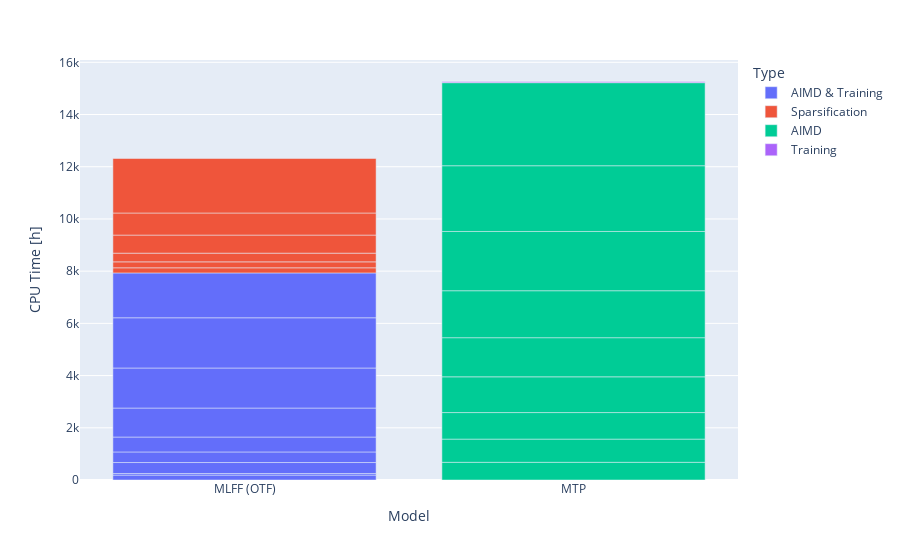

The notebook cell saved with this chart:
### Code cell
import plotly.express as px

fig = px.bar(data, x='Model', y='CPU Time [h]', color='Type')
fig.show()

### Figure 1 — Plotly figure (JSON) as saved in the notebook; plotly's stock layout.template omitted (floating-point values rounded to 4 significant figures)
{"data": [{"alignmentgroup": "True", "hovertemplate": "Type=AIMD & Training<br>Model=%{x}<br>CPU Time [h]=%{y}<extra></extra>", "legendgroup": "AIMD & Training", "marker": {"color": "#636efa", "pattern": {"shape": ""}}, "name": "AIMD & Training", "offsetgroup": "AIMD & Training", "orientation": "v", "showlegend": true, "textposition": "auto", "type": "bar", "x": ["MLFF (OTF)", "MLFF (OTF)", "MLFF (OTF)", "MLFF (OTF)", "MLFF (OTF)", "MLFF (OTF)", "MLFF (OTF)", "MLFF (OTF)", "MLFF (OTF)"], "xaxis": "x", "y": [187.5, 60.59, 421.2, 405.5, 570.8, 1110.0, 1534.0, 1925.0, 1717.0], "yaxis": "y"}, {"alignmentgroup": "True", "hovertemplate": "Type=Sparsification<br>Model=%{x}<br>CPU Time [h]=%{y}<extra></extra>", "legendgroup": "Sparsification", "marker": {"color": "#EF553B", "pattern": {"shape": ""}}, "name": "Sparsification", "offsetgroup": "Sparsification", "orientation": "v", "showlegend": true, "textposition": "auto", "type": "bar", "x": ["MLFF (OTF)", "MLFF (OTF)", "MLFF (OTF)", "MLFF (OTF)", "MLFF (OTF)", "MLFF (OTF)"], "xaxis": "x", "y": [196.5, 227.8, 332.6, 692.5, 845.9, 2088.0], "yaxis": "y"}, {"alignmentgroup": "True", "hovertemplate": "Type=AIMD<br>Model=%{x}<br>CPU Time [h]=%{y}<extra></extra>", "legendgroup": "AIMD", "marker": {"color": "#00cc96", "pattern": {"shape": ""}}, "name": "AIMD", "offsetgroup": "AIMD", "orientation": "v", "showlegend": true, "textposition": "auto", "type": "bar", "x": ["MTP", "MTP", "MTP", "MTP", "MTP", "MTP", "MTP", "MTP", "MTP"], "xaxis": "x", "y": [678.5, 887.6, 1017.0, 1369.0, 1499.0, 1799.0, 2270.0, 2519.0, 3181.0], "yaxis": "y"}, {"alignmentgroup": "True", "hovertemplate": "Type=Training<br>Model=%{x}<br>CPU Time [h]=%{y}<extra></extra>", "legendgroup": "Training", "marker": {"color": "#ab63fa", "pattern": {"shape": ""}}, "name": "Training", "offsetgroup": "Training", "orientation": "v", "showlegend": true, "textposition": "auto", "type": "bar", "x": ["MTP", "MTP", "MTP"], "xaxis": "x", "y": [33.05, 21.98, 8.795], "yaxis": "y"}], "layout": {"barmode": "relative", "legend": {"title": {"text": "Type"}, "tracegroupgap": 0}, "margin": {"t": 60}, "xaxis": {"anchor": "y", "domain": [0, 1], "title": {"text": "Model"}}, "yaxis": {"anchor": "x", "domain": [0, 1], "title": {"text": "CPU Time [h]"}}}}
